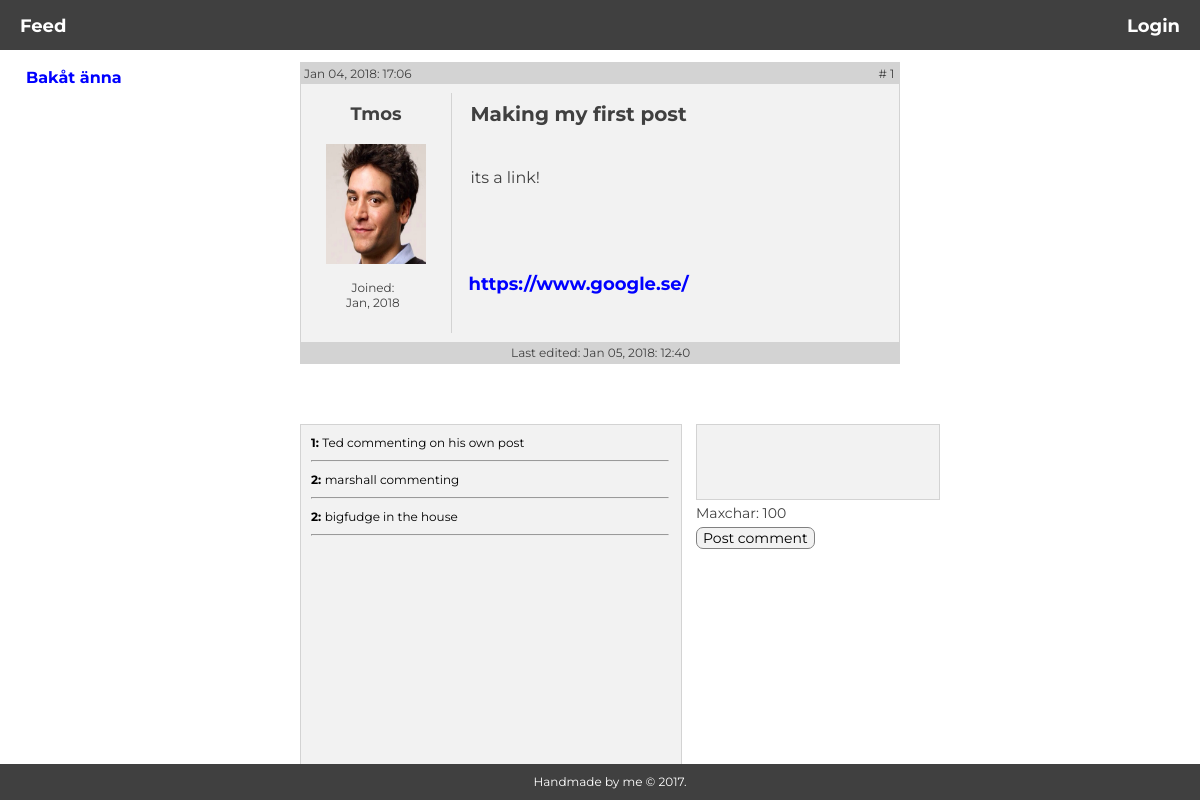
The page /pages/comment.php?id=1 on the database its author committed.
### tables this page shows
CREATE TABLE "posts" (
        `id`       INTEGER NOT NULL,
        `post_id`       INTEGER NOT NULL PRIMARY KEY AUTOINCREMENT UNIQUE,
        `title` VARCHAR NOT NULL,
        `description`   VARCHAR NOT NULL,
        `url`   VARCHAR NOT NULL,
        `posted`      VARCHAR,
        `up_vote` INTEGER,
        `down_vote` INTEGER,
        `edited`     VARCHAR
);

CREATE TABLE "users" (
        `id`    INTEGER NOT NULL PRIMARY KEY AUTOINCREMENT UNIQUE,
        `name`  VARCHAR NOT NULL,
        `username`      VARCHAR NOT NULL UNIQUE,
        `email` VARCHAR NOT NULL,
        `password`      VARCHAR NOT NULL,
        `biography`     VARCHAR NOT NULL,
        `img`           VARCHAR,
        `joined`   VARCHAR
);

CREATE TABLE "comments" (
         `id`       INTEGER NOT NULL,
         `comment_id`       INTEGER NOT NULL PRIMARY KEY AUTOINCREMENT UNIQUE,
         `post_id`         INTEGER NOT NULL,
         `comment`       VARCHAR NOT NULL,
         `posted`       VARCHAR
);

### logic/feed.php (called while the page is built, shortened)
<?php
   $query = "SELECT * FROM posts LEFT JOIN users ON posts.id=users.id";
   $statement = $pdo->query($query);
   $statement->execute();
   $joined = $statement->fetchAll(PDO::FETCH_ASSOC);

### pages/comment.php (the view, shortened to what this page needs)
<?php
require __DIR__.'/../views/header.php';
require __DIR__.'/../logic/feed.php';
require __DIR__.'/../logic/comment.php';
$post_id = $_GET['id'];
$query = "SELECT * FROM posts WHERE post_id = :post_id";
$statement = $pdo->prepare($query);
$statement->bindParam(':post_id', $post_id, PDO::PARAM_INT);
$statement->execute();
$post = $statement->fetch(PDO::FETCH_ASSOC);
$user_id = $post['id'];
$query = "SELECT * FROM users WHERE id = :id";
$statement = $pdo->prepare($query);
$statement->bindParam(':id', $user_id, PDO::PARAM_STR);
$statement->execute();
$user = $statement->fetch(PDO::FETCH_ASSOC);
$query = "SELECT * FROM comments WHERE post_id = :post_id";
$statement = $pdo->prepare($query);
$statement->bindParam(':post_id', $post_id, PDO::PARAM_STR);
$statement->execute();
$comments = $statement->fetchAll(PDO::FETCH_ASSOC);
?>
   <a href="feed.php" class="back-btn">Bakåt änna</a>
   <div class="post">
      <div class="post-content">
         <div class="post-header">
            <div class="post-id">
               # <?php echo $post['post_id']; ?>
            </div>
            <div class="post-time">
               <?php echo $post['posted']; ?>
            </div>
         </div>
         <br>
         <div class="side-info">
            <h5><?php echo $user['username']; ?></h5>
            <br>
            <?php echo '<img src="../uploads/'. $user['img']. '" class="avatar-img">'; ?>
            <br>
            <div class="member">Joined: <br>
               <?php echo $user['joined']; ?>
            </div>
         </div>
         <div class="post-title">
            <h2><?php echo $post['title']; ?></h2>
         </div>
         <br>
         <div class="post-description">
            <?php echo $post['description']; ?>
         </div>
         <div class="post-url">
            <a href="<?php echo $post['url']; ?>" class="img-url"><?php echo substr($post['url'], 0, 100); ?></a>
         </div>
         <div class="post-footer">
            <?php echo 'Last edited: '. $join['edited']; ?>
         </div>
      </div>
   </div>
   <div class="comments">
      <?php foreach($comments as $comment): ?>
         <div><strong><?php echo $comment['id']; ?>: </strong><?php echo $comment['comment']; ?></div>
         <hr class="comment-hr">
      <?php endforeach; ?>
   </div>
   <form action="../logic/comment.php?id=<?php echo $post_id?>" method="post" class="comment-form">
      <div>
         <textarea type="comment" name="comment" maxlength="100" required></textarea>
      </div>
      <div class="maxchar">Maxchar: 100<br></div>
      <button type="submit" class="post-comment btn">Post comment</button>
   </form>
<?php require __DIR__.'../../views/footer.php'; ?>

### css/main.css (style rules this page uses)
* { margin: 0px; font-family: Montserrat; }
body { color: #404040; background-color: white; }
a { text-decoration: none; outline: none; margin: 20px; color: white; font-weight: bold; }
h2 { font-size: 20px; }
h5 { font-size: 18px; margin-top: 10px; margin-bottom: -20px; }
.btn { border: 1px solid lightgrey; color: black; outline: none; cursor: pointer; font-size: 18px; background-color: #f2f2f2; border-radius: 7px; }
.back-btn { position: absolute; top: 6%; left: .5%; color: blue; }
.comments { position: absolute; height: 40%; width: 30%; top: 53%; left: 25%; border: 1px solid lightgrey; color: black; background-color: #f2f2f2; font-size: 12px; padding: 10px; }
.comment-form { position: absolute; left: 58%; top: 53%; }
.post-comment { border-color: grey; font-size: 14px; margin-top: 5px; }
textarea[name=comment] { width: 238.3px; height: 70px; font-size: 12px; resize: none; outline: none; border: 1px solid lightgrey; color: black; background-color: #f2f2f2; }
.comment-hr { width: 99%; margin-bottom: 10px; margin-top: 10px; background-color: lightgrey; }
.maxchar { font-size: 14px; float: center; }
textarea { border: 1px solid lightgrey; color: grey; }
hr { width: 100%; margin-bottom: 0px; color: white; }
.avatar-img { width: 100px; height: 120px; margin-top: 20px; }
.side-info { position: absolute; top: 10%; text-align: center; border-right: 1px solid lightgrey; height: 80%; width: 150px; }
.member { position: absolute; top: 78%; left: 30%; font-size: 12px; color: #404040; }
.img-url { color: blue; margin: 0px; }
.post-header { position: absolute; top: 0%; width: 99.2%; background-color: lightgrey; height: 15px; padding: 3px; }
.post-footer { position: absolute; bottom: 0%; width: 99.2%; background-color: lightgrey; height: 15px; padding: 3px; font-size: 12px; text-align: center; }
.post-id { position: absolute; right: 1%; font-size: 12px; }
.post-time { position: absolute; font-size: 12px; }
.post { position: absolute; width: 50%; left: 25%; margin-top: 12px; margin-bottom: 100px; }
.post-content { position: relative; height: 300px; border: 1px solid lightgrey; background-color: #f2f2f2; padding-right: 20px; }
.post-title { position: absolute; left: 25%; margin-top: 20px; margin-left: 20px; }
.post-url { position: absolute; left: 28%; top: 70%; font-size: 22px; color: blue; width: 100px; font-size: 18px; }
.post-description { position: absolute; left: 25%; top: 35%; margin-left: 20px; font-size: 16px; }
img { width: 158px; height: 198px; }

### rows shown on the page
posts: post_id "1", posted "Jan 04, 2018: 17:06", title "Making my first post", description "its a link!", url "https://www.google.se/"
users: username "Tmos", img (picture), joined "Jan, 2018"
posts: edited "Jan 05, 2018: 12:40"
comments: id "1", comment "Ted commenting on his own post"
comments: id "2", comment "marshall commenting"
comments: id "2", comment "bigfudge in the house"
